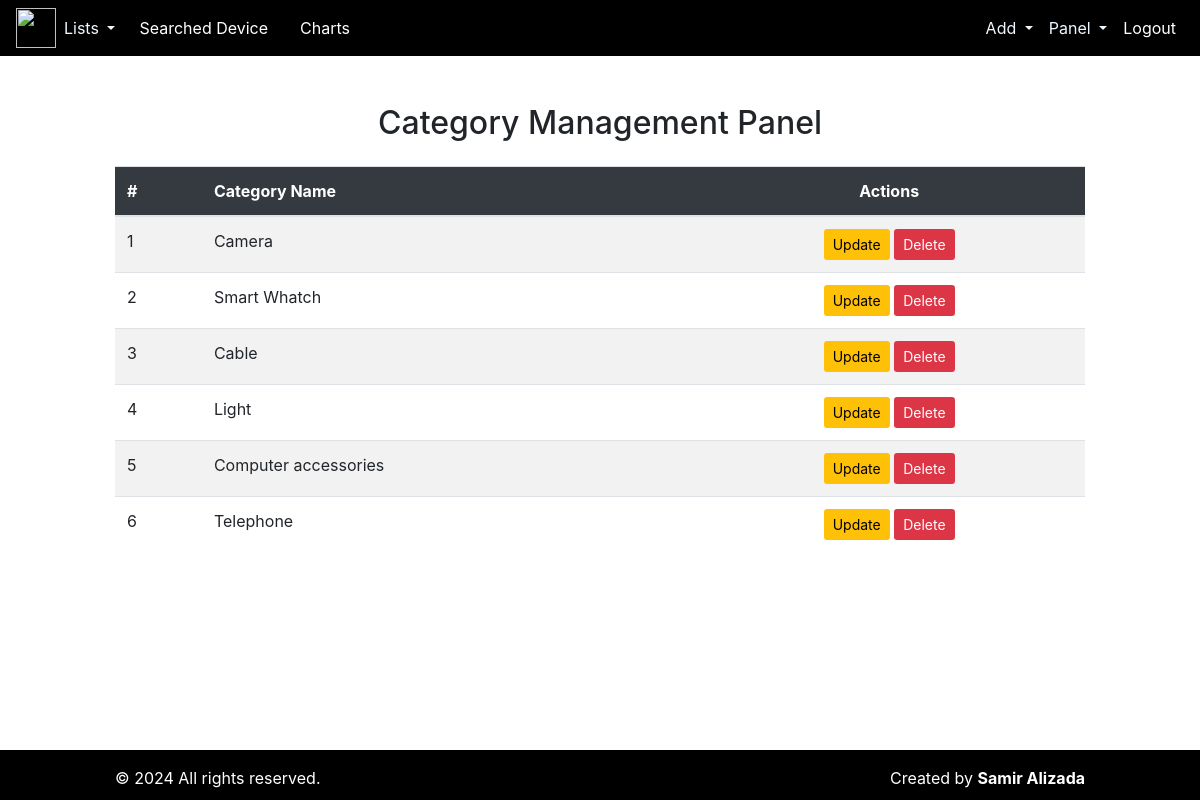
Page /category-panel/ (signed in) on the committed database.
### repair/models.py (models this page shows, shortened)
class Category(models.Model):
    name = models.CharField(max_length=100)

### repair/views.py (the view)
# urls.py: path('category-panel/', category_panel, name='category_panel'),
def category_panel(request):
    categories = Category.objects.all()
    query = request.GET.get('q')
    if query:
        categories = categories.filter(name__icontains=query)
    return render(request, 'category/category_panel.html', {'categories': categories})

### templates/category/category_panel.html (shortened to what this page needs)
{% extends "index.html" %}
{% block content %}
<body>
<div class="container mt-5">
<h2 class="text-center">Category Management Panel</h2>
{% if categories %}
<table class="table table-striped mt-4">
    <thead>
        <tr>
            <th>#</th>
            <th>Category Name</th>
            <th class="text-md-center">Actions</th>
        </tr>
    </thead>
    <tbody>
        {% for category in categories %}
        <tr>
            <td>{{ forloop.counter }}</td>
            <td>{{ category.name }}</td>
            <td class="text-center">
                <a href="{% url 'update_category' category.id %}" class="btn btn-update btn-sm">Update</a>
                <a href="{% url 'delete_category' category.id %}" class="btn btn-delete btn-sm" onclick="return confirm('Are you sure you want to delete this category?');">Delete</a>
            </td>
        </tr>
        {% endfor %}
    </tbody>
</table>
{% else %}
<p class="text-center mt-3">No categories available.</p>
{% endif %}
</div>
{% endblock content %}

### templates/category/category_panel.html (style rules this page uses)
.container { max-width: 1000px; border-radius: 8px; }
.table thead th { background-color: #343a40; color: #fff; }
.btn-delete { background-color: #dc3545; color: white; }
.btn-update { background-color: #ffc107; color: black; }

### rows in the picture
Category: name "Camera"
Category: name "Smart Whatch"
Category: name "Cable"
Category: name "Light"
Category: name "Computer accessories"
Category: name "Telephone"
